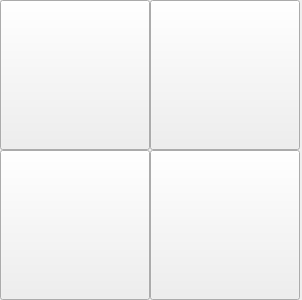
          <widget class="QWidget" name="edge_angle">
           <layout class="QVBoxLayout" name="verticalLayout_3">
            <property name="spacing">
             <number>2</number>
            </property>
            <property name="leftMargin">
             <number>0</number>
            </property>
            <property name="topMargin">
             <number>0</number>
            </property>
            <property name="rightMargin">
             <number>2</number>
            </property>
            <property name="bottomMargin">
             <number>0</number>
            </property>
            <item>
             <widget class="QWidget" name="widget_skew" native="true">
              <property name="sizePolicy">
               <sizepolicy hsizetype="Preferred" vsizetype="Preferred">
                <horstretch>0</horstretch>
                <verstretch>0</verstretch>
               </sizepolicy>
              </property>
              <property name="minimumSize">
               <size>
                <width>300</width>
                <height>300</height>
               </size>
              </property>
              <property name="maximumSize">
               <size>
                <width>16777215</width>
                <height>16777215</height>
               </size>
              </property>
              <property name="styleSheet">
               <string notr="true"/>
              </property>
              <layout class="QGridLayout" name="gridLayout_8">
               <property name="leftMargin">
                <number>0</number>
               </property>
               <property name="topMargin">
                <number>0</number>
               </property>
               <property name="rightMargin">
                <number>0</number>
               </property>
               <property name="bottomMargin">
                <number>0</number>
               </property>
               <property name="spacing">
                <number>0</number>
               </property>
               <item row="3" column="0">
                <widget class="QPushButton" name="probe_front_edge_angle">
                 <property name="sizePolicy">
                  <sizepolicy hsizetype="Preferred" vsizetype="Preferred">
                   <horstretch>0</horstretch>
                   <verstretch>0</verstretch>
                  </sizepolicy>
                 </property>
                 <property name="minimumSize">
                  <size>
                   <width>0</width>
                   <height>0</height>
                  </size>
                 </property>
                 <property name="maximumSize">
                  <size>
                   <width>16777215</width>
                   <height>16777215</height>
                  </size>
                 </property>
                 <property name="toolTip">
                  <string>Front edge angle</string>
                 </property>
                 <property name="text">
                  <string/>
                 </property>
                 <property name="icon">
                  <iconset>
                   <normalon>basic_probe_icons/front_edge_angle.png</normalon>
                  </iconset>
                 </property>
                 <property name="iconSize">
                  <size>
                   <width>120</width>
                   <height>120</height>
                  </size>
                 </property>
                 <property name="probe" stdset="0">
                  <string>probe_angle_yp</string>
                 </property>
                 <attribute name="buttonGroup">
                  <string notr="true">skew_buttonGroup</string>
                 </attribute>
                </widget>
               </item>
               <item row="3" column="1">
                <widget class="QPushButton" name="probe_right_edge_angle">
                 <property name="sizePolicy">
                  <sizepolicy hsizetype="Preferred" vsizetype="Preferred">
                   <horstretch>0</horstretch>
                   <verstretch>0</verstretch>
                  </sizepolicy>
                 </property>
                 <property name="minimumSize">
                  <size>
                   <width>0</width>
                   <height>0</height>
                  </size>
                 </property>
                 <property name="maximumSize">
                  <size>
                   <width>16777215</width>
                   <height>16777215</height>
                  </size>
                 </property>
                 <property name="toolTip">
                  <string>Right edge angle</string>
                 </property>
                 <property name="text">
                  <string/>
                 </property>
                 <property name="icon">
                  <iconset>
                   <normalon>basic_probe_icons/right_edge_angle.png</normalon>
                  </iconset>
                 </property>
                 <property name="iconSize">
                  <size>
                   <width>120</width>
                   <height>120</height>
                  </size>
                 </property>
                 <property name="probe" stdset="0">
                  <string>probe_angle_xm</string>
                 </property>
                 <attribute name="buttonGroup">
                  <string notr="true">skew_buttonGroup</string>
                 </attribute>
                </widget>
               </item>
               <item row="0" column="0">
                <widget class="QPushButton" name="probe_left_edge_angle">
                 <property name="sizePolicy">
                  <sizepolicy hsizetype="Preferred" vsizetype="Preferred">
                   <horstretch>0</horstretch>
                   <verstretch>0</verstretch>
                  </sizepolicy>
                 </property>
                 <property name="minimumSize">
                  <size>
                   <width>0</width>
                   <height>0</height>
                  </size>
                 </property>
                 <property name="maximumSize">
                  <size>
                   <width>16777215</width>
                   <height>16777215</height>
                  </size>
                 </property>
                 <property name="toolTip">
                  <string>Left edge angle</string>
                 </property>
                 <property name="text">
                  <string/>
                 </property>
                 <property name="icon">
                  <iconset>
                   <normalon>basic_probe_icons/left_edge_angle.png</normalon>
                  </iconset>
                 </property>
                 <property name="iconSize">
                  <size>
                   <width>120</width>
                   <height>120</height>
                  </size>
                 </property>
                 <property name="probe" stdset="0">
                  <string>probe_angle_xp</string>
                 </property>
                 <attribute name="buttonGroup">
                  <string notr="true">skew_buttonGroup</string>
                 </attribute>
                </widget>
               </item>
               <item row="0" column="1">
                <widget class="QPushButton" name="probe_back_edge_angle">
                 <property name="sizePolicy">
                  <sizepolicy hsizetype="Preferred" vsizetype="Preferred">
                   <horstretch>0</horstretch>
                   <verstretch>0</verstretch>
                  </sizepolicy>
                 </property>
                 <property name="minimumSize">
                  <size>
                   <width>0</width>
                   <height>0</height>
                  </size>
                 </property>
                 <property name="maximumSize">
                  <size>
                   <width>16777215</width>
                   <height>16777215</height>
                  </size>
                 </property>
                 <property name="toolTip">
                  <string>Back edge angle</string>
                 </property>
                 <property name="text">
                  <string/>
                 </property>
                 <property name="icon">
                  <iconset>
                   <normalon>basic_probe_icons/back_edge_angle.png</normalon>
                  </iconset>
                 </property>
                 <property name="iconSize">
                  <size>
                   <width>120</width>
                   <height>120</height>
                  </size>
                 </property>
                 <property name="probe" stdset="0">
                  <string>probe_angle_ym</string>
                 </property>
                 <attribute name="buttonGroup">
                  <string notr="true">skew_buttonGroup</string>
                 </attribute>
                </widget>
               </item>
              </layout>
             </widget>
            </item>
           </layout>
          </widget>
